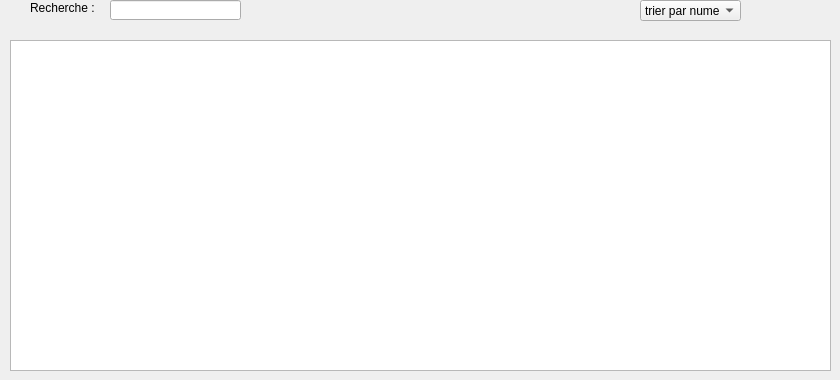
     <widget class="QWidget" name="afficher_vign">
      <widget class="QTableView" name="table_Vign">
       <property name="geometry">
        <rect>
         <x>10</x>
         <y>40</y>
         <width>821</width>
         <height>331</height>
        </rect>
       </property>
       <property name="alternatingRowColors">
        <bool>true</bool>
       </property>
       <property name="gridStyle">
        <enum>Qt::DashLine</enum>
       </property>
       <attribute name="horizontalHeaderCascadingSectionResizes">
        <bool>true</bool>
       </attribute>
       <attribute name="horizontalHeaderStretchLastSection">
        <bool>true</bool>
       </attribute>
       <attribute name="verticalHeaderVisible">
        <bool>false</bool>
       </attribute>
       <attribute name="verticalHeaderShowSortIndicator" stdset="0">
        <bool>false</bool>
       </attribute>
      </widget>
      <widget class="QComboBox" name="comboBox_12">
       <property name="geometry">
        <rect>
         <x>640</x>
         <y>0</y>
         <width>101</width>
         <height>21</height>
        </rect>
       </property>
       <property name="layoutDirection">
        <enum>Qt::LeftToRight</enum>
       </property>
       <property name="maxVisibleItems">
        <number>3</number>
       </property>
       <property name="insertPolicy">
        <enum>QComboBox::InsertAtTop</enum>
       </property>
       <item>
        <property name="text">
         <string>trier par numero</string>
        </property>
       </item>
       <item>
        <property name="text">
         <string>trier par matricule</string>
        </property>
       </item>
       <item>
        <property name="text">
         <string>trier par date visite</string>
        </property>
       </item>
       <item>
        <property name="text">
         <string>trier par date fin</string>
        </property>
       </item>
      </widget>
      <widget class="QLabel" name="label">
       <property name="geometry">
        <rect>
         <x>30</x>
         <y>0</y>
         <width>71</width>
         <height>16</height>
        </rect>
       </property>
       <property name="text">
        <string>Recherche :</string>
       </property>
      </widget>
      <widget class="QLineEdit" name="rechercheVign">
       <property name="geometry">
        <rect>
         <x>110</x>
         <y>0</y>
         <width>131</width>
         <height>20</height>
        </rect>
       </property>
      </widget>
     </widget>
